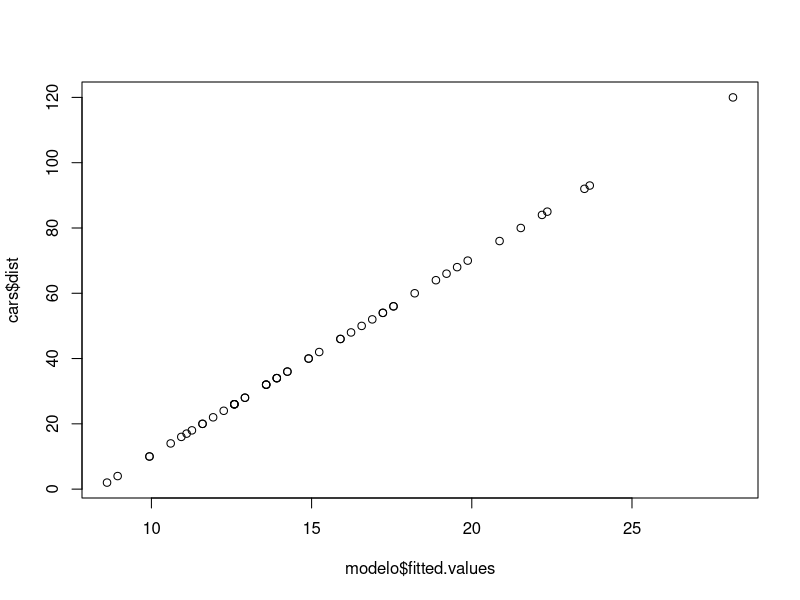

Reproduce this figure in R.
# liner simples
modelo <- lm(speed ~dist, data = cars)
modelo
summary(modelo)
modelo$coefficients

modelo$residuals

plot(modelo$fitted.values, cars$dist)
